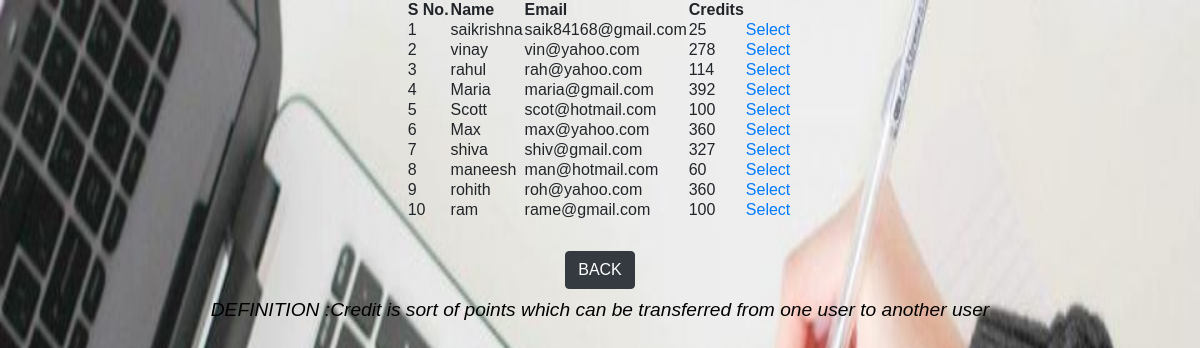
The page /users.php on the database its author committed.
### tables this page shows
CREATE TABLE `users` (
  `name` varchar(20) NOT NULL,
  `email` varchar(100) NOT NULL,
  `credit` int(200) NOT NULL
);

### users.php (the view, shortened to what this page needs)
<?php
    require_once('db_connect.php');
    $query = "select * from users";
    $result = mysqli_query($link,$query);
?>
<html>
	<head>
        <link rel="stylesheet" href="https://stackpath.bootstrapcdn.com/bootstrap/4.5.0/css/bootstrap.min.css">
    </head>
    <body>
    	<div class ="added">
    	<center>
        <table>
			<thead>
				<tr>
                    <th>S No.</th>
    				<th>Name</th>
    				<th>Email</th>
    				<th>Credits</th>
				</tr>
			</thead>
            <?php
                $i=1;
                while($row = mysqli_fetch_array($result)) {
                    echo "<tr>";
                    echo "<td>" . $i . "</td>";
                    echo "<td>" . $row["name"] . "</td>";
                    echo "<td>" . $row["email"] . "</td>";
                    echo "<td>" . $row["credit"] . "</td>";
                    echo "<td><a href=transfer.php?name=" . $row['name'] . ">Select</a><td>";
                    echo "</tr>";
                    ++$i;
                }
            ?>
     </table>
    <a href="index.php" class="btn btn-accent btn-small" id="left"><button type="button" class="btn btn-dark">BACK</button></a>
    <footer>
    	<i><big>
        <p>DEFINITION  :Credit is sort of points which can be transferred from one user to another user</p>
    </big></i>
    </footer>
   </center>
   </body>
</html>

### users.php (style rules this page uses)
body { background-image: url(spk3.jpg); background-repeat: no-repeat; background-size: 100% 100%; background-position: center; height: 100vh; font-family: Arial, Helvetica, sans-serif; }
.added { color: black; }

### rows shown on the page
users: name "saikrishna", email "saik84168@gmail.com", credit "25"
users: name "vinay", email "vin@yahoo.com", credit "278"
users: name "rahul", email "rah@yahoo.com", credit "114"
users: name "Maria", email "maria@gmail.com", credit "392"
users: name "Scott", email "scot@hotmail.com", credit "100"
users: name "Max", email "max@yahoo.com", credit "360"
users: name "shiva", email "shiv@gmail.com", credit "327"
users: name "maneesh", email "man@hotmail.com", credit "60"
users: name "rohith", email "roh@yahoo.com", credit "360"
users: name "ram", email "rame@gmail.com", credit "100"
